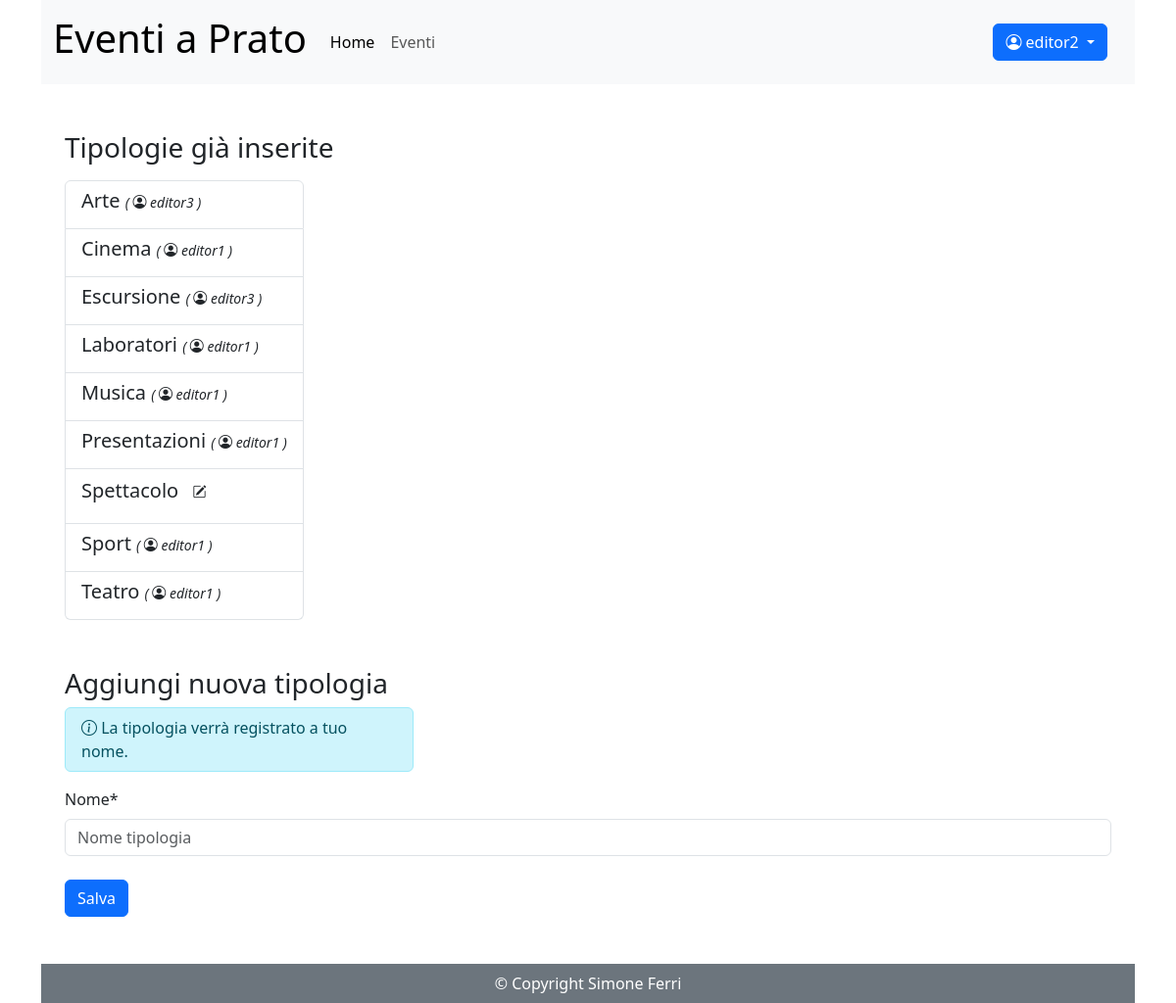
Page /gestione_tipologia/ (signed in) on the committed database.
### eventi_accounts/models.py (models this page shows)
class CustomUser(AbstractUser):
    eta = models.PositiveIntegerField(null=True, blank=True, verbose_name="Età")
    telefono = models.PositiveIntegerField(null=True, blank=True)

### eventi_gestione/models.py (models this page shows, shortened)
class Tipologia(models.Model):
    nome_tipo = models.CharField(max_length=100)
    creatore = models.ForeignKey(CustomUser, on_delete=models.CASCADE, related_name='tipologie_create')
    class Meta:
        ordering = ['nome_tipo']

### eventi_gestione/views.py (the view, shortened to what this page needs)
# urls.py: path("gestione_tipologia/", TipologiaCreateView.as_view(), name="gestione_tipologia_creazione"),
class TipologiaCreateView(LoginRequiredMixin, UserPassesTestMixin, CreateView):
    model = Tipologia
    form_class = GestioneTipologiaForm
    template_name = 'gestione_tipologia.html'
    success_url = reverse_lazy('gestione_tipologia_creazione')
    def test_func(self):
        return self.request.user.groups.filter(name='redattori').exists()
    def get_context_data(self, **kwargs):
        context = super().get_context_data(**kwargs)
        context['tipologie_esistenti'] = Tipologia.objects.all().order_by('nome_tipo')
        return context

### eventi_pagine/templatetags/auth_extras.py (called while the page is built)
@register.filter(name='has_group')
def has_group(user, group_name):
    return user.groups.filter(name=group_name).exists()

### templates/gestione_tipologia.html (shortened to what this page needs)
{% extends "base.html" %}
{% load crispy_forms_tags %}
{% block content %}
    {% if request.resolver_match.url_name == 'gestione_tipologia_creazione' %}
        <div class="mb-5">
            <h3 class="mb-3">Tipologie già inserite</h3>
            {% if tipologie_esistenti %}
                <div class="row">
                    <div class="col-sm-auto">
                        <ul class="list-group">
                            {% for tipo in tipologie_esistenti %}
                                <li class="list-group-item d-flex align-middle">
                                    <p class="h5">
                                        {{ tipo.nome_tipo }}
                                        {% if tipo.creatore == user %}
                                            <a href="{% url 'gestione_tipologia_modifica' tipo.id %}" class="btn btn-white btn-sm" role="button"><i class="bi bi-pencil-square"></i> <span class="visually-hidden">Modifica</span></a>
                                        {% else %}
                                            <em class="h6 fw-normal"><small>( <i class="bi bi-person-circle " title="creatore" aria-label="creata da"></i> {{ tipo.creatore.username }} )</small></em>
                                        {% endif %}
                                    </p>
                                </li>
                            {% endfor %}
                        </ul>
                    </div>
                </div>
                {% else %}
                <p class="text-muted italic">Non è ancora stata inserita nessuna tipologia.</p>
            {% endif %}
        </div>
        <h3 class="mt-5">Aggiungi nuova tipologia</h3>
    {% endif %}
    {% crispy form %}
{% endblock content %}

### templates/base.html (shortened to what this page needs)
{% load auth_extras %}
<!DOCTYPE html>
<html lang="it">
    <head>
        <link href="https://cdn.jsdelivr.net/npm/bootstrap@5.3.8/dist/css/bootstrap.min.css" rel="stylesheet">
        <link rel="stylesheet" href="https://cdn.jsdelivr.net/npm/bootstrap-icons@1.13.1/font/bootstrap-icons.min.css">
    </head>
    <body class="container d-flex flex-column min-vh-100">
        <header>
            <nav class="navbar navbar-expand-lg bg-body-tertiary">
              <div class="container-fluid">
                  <a class="navbar-brand" href="/"><h1>Eventi a Prato</h1></a>
                <div class="collapse navbar-collapse" id="navbarText">
                  <ul class="navbar-nav me-auto mb-2 mb-lg-0">
                    <li class="nav-item">
                      <a class="nav-link active" aria-current="page" href="/">Home</a>
                    </li>
                    <li class="nav-item">
                      <a class="nav-link" href="/eventi">Eventi</a>
                    </li>
                  </ul>
                  <span class="navbar-text">
                    {% if user.is_authenticated %}
                        <div class="navbar-text me-3">
                            <div class="btn-group">
                                <button type="button" class="btn btn-primary dropdown-toggle" data-bs-toggle="dropdown" aria-expanded="false">
                                <i class="bi bi-person-circle"></i> {{ user.username }} <span class="visually-hidden">Menu utente</span>
                                </button>
                            </div>
                        </div>
                    {% else %}
                        <a href="/login/" class="btn btn-primary text-bg-primary" role="button">Sign in</a>
                        <a href="/signup/" class="btn btn-secondary text-bg-secondary" role="button">Sign up</a>
                    {% endif %}
                  </span>
                </div>
              </div>
            </nav>
        </header>
        <main class="container flex-grow-1">
        <div class="container">
          {% block content %}
          {% endblock content %}
        </div>
        </main>
        <footer class="bg-secondary text-white text-center p-2 mt-5 ">
            © Copyright Simone Ferri
        </footer>
    </body>
</html>

### rows in the picture
CustomUser: username "editor2"
Tipologia: nome_tipo "Arte", creatore.username "editor3"
Tipologia: nome_tipo "Cinema", creatore.username "editor1"
Tipologia: nome_tipo "Escursione", creatore.username "editor3"
Tipologia: nome_tipo "Laboratori", creatore.username "editor1"
Tipologia: nome_tipo "Musica", creatore.username "editor1"
Tipologia: nome_tipo "Presentazioni", creatore.username "editor1"
Tipologia: nome_tipo "Spettacolo"
Tipologia: nome_tipo "Sport", creatore.username "editor1"
Tipologia: nome_tipo "Teatro", creatore.username "editor1"
